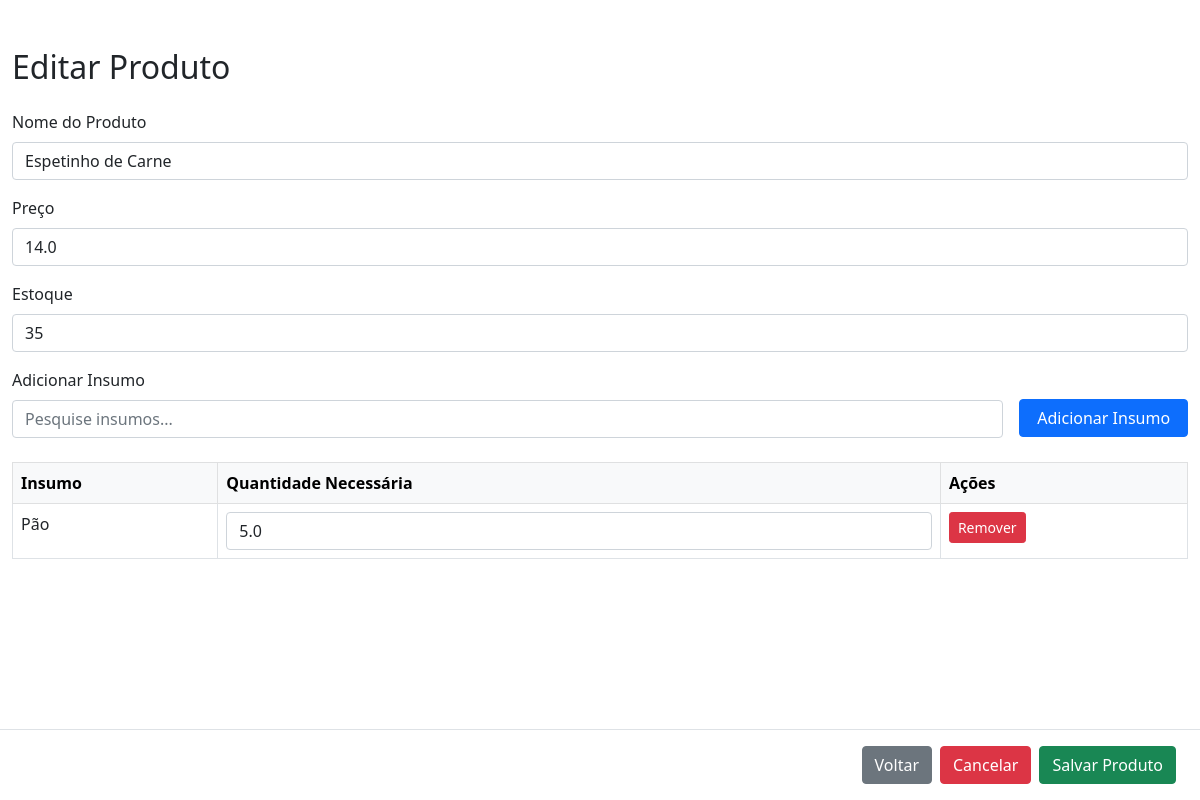
Before: /produto/1 with the older database file.
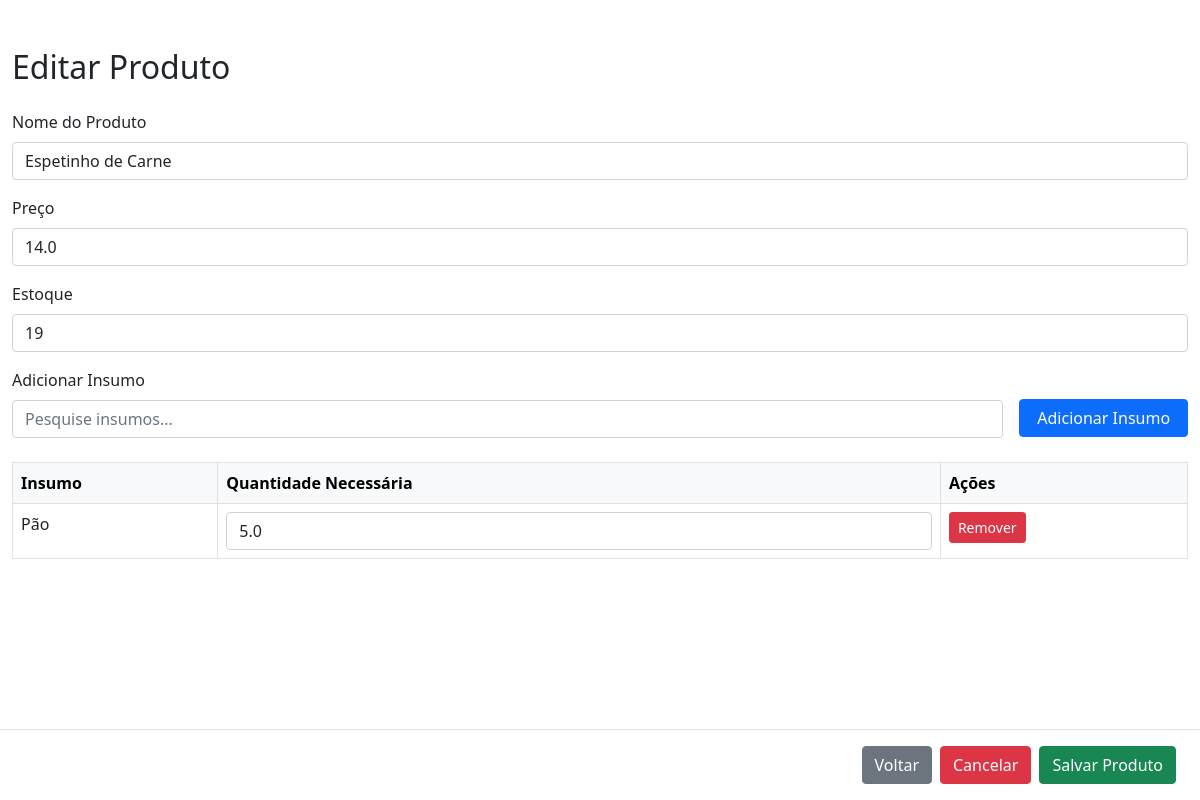
After: the same page with the newer database file.
### app.py (models this page shows)
class Produto(db.Model):
    id = db.Column(db.Integer, primary_key=True)
    nome = db.Column(db.String(100), nullable=False)
    preco = db.Column(db.Float, nullable=False)
    estoque = db.Column(db.Integer, default=0)
    imagem = db.Column(db.String(255))
    itens_venda = db.relationship('ItemVenda', back_populates='produto')

### app.py (the view, shortened to what this page needs)
@app.route('/produto/<int:id>', methods=['GET', 'POST'])
def editar_produto(id):
    produto = Produto.query.get_or_404(id)
    insumos = Insumo.query.all()  # Lista todos os insumos disponíveis
    insumos_associados = ProdutoInsumo.query.filter_by(produto_id=produto.id).all()  # Insumos já associados ao produto
    return render_template('editar_produto.html', produto=produto, insumos=insumos, insumos_associados=insumos_associados)

### templates/editar_produto.html (shortened to what this page needs)
<!DOCTYPE html>
<html lang="pt-br">
<head>
  <link href="https://cdn.jsdelivr.net/npm/bootstrap@5.1.0/dist/css/bootstrap.min.css" rel="stylesheet" />
</head>
<body>
  <div class="container mt-5">
    <h2 class="mb-4">Editar Produto</h2>
    <form method="POST">
      <div class="mb-3">
        <label for="nome" class="form-label">Nome do Produto</label>
        <input type="text" class="form-control" name="nome" id="nome" value="{{ produto.nome }}" required />
      </div>
      <div class="mb-3">
        <label for="preco" class="form-label">Preço</label>
        <input type="number" class="form-control" name="preco" id="preco" value="{{ produto.preco }}" required />
      </div>
      <div class="mb-3">
        <label for="estoque" class="form-label">Estoque</label>
        <input type="number" class="form-control" name="estoque" id="estoque" value="{{ produto.estoque }}" required />
      </div>
      <div class="d-flex mb-3">
        <div class="w-100">
          <label for="insumo-search" class="form-label">Adicionar Insumo</label>
          <input type="text" class="form-control" id="insumo-search" placeholder="Pesquise insumos..." autocomplete="off" />
        </div>
        <div class="d-flex align-items-center ms-3" style="width: 200px; margin-top: 22px;">
          <button type="button" class="btn btn-primary w-100" id="add-insumo">Adicionar Insumo</button>
        </div>
      </div>
      <table class="table table-bordered" id="insumos-table">
        <thead class="table-light">
          <tr>
            <th>Insumo</th>
            <th>Quantidade Necessária</th>
            <th>Ações</th>
          </tr>
        </thead>
        <tbody>
          {% for assoc in insumos_associados %}
          <tr>
            <td>{{ assoc.insumo.nome }}</td>
            <td>
              <input type="number" name="quantidade_necessaria[]" class="form-control" value="{{ assoc.quantidade_necessaria }}" required />
            </td>
            <td>
                <form method="POST" action="{{ url_for('remover_insumo', id=assoc.id) }}" onsubmit="return confirm('Deseja realmente remover este insumo?');">
                  <button type="submit" class="btn btn-danger btn-sm">Remover</button>
                </form>
            </td>
          </tr>
          {% endfor %}
        </tbody>
      </table>
    <div class="fixed-bottom bg-white border-top py-3 px-4 d-flex justify-content-end">
        <a href="{{ url_for('produtos') }}" class="btn btn-secondary me-2">Voltar</a>
        <a href="{{ url_for('produtos') }}" class="btn btn-danger me-2">Cancelar</a>
        <button type="submit" class="btn btn-success">Salvar Produto</button>
    </div>
    </form>
  </div>
</body>
</html>

Changed rows visible on the page:
changed Produto "Espetinho de Carne": estoque "35" → "19"
